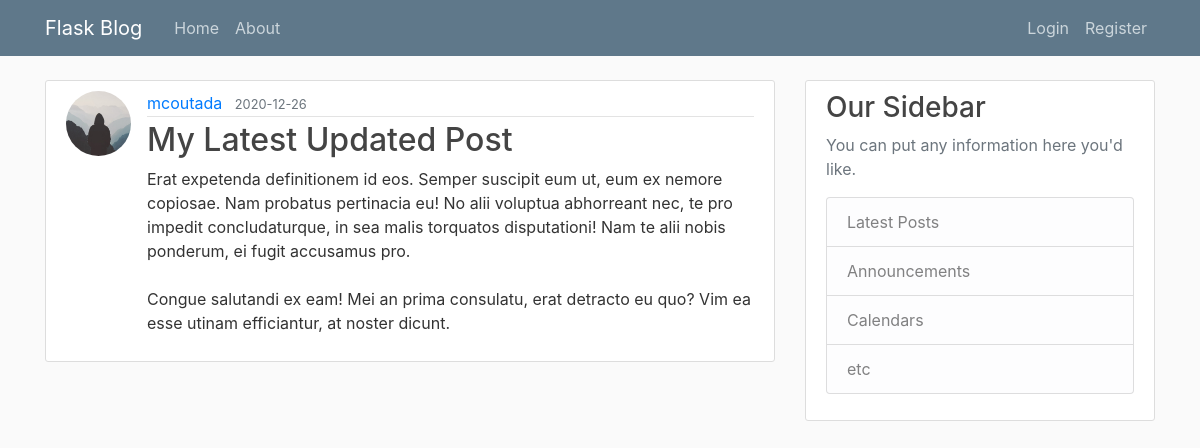
The page /post/25 on the database as committed earlier.
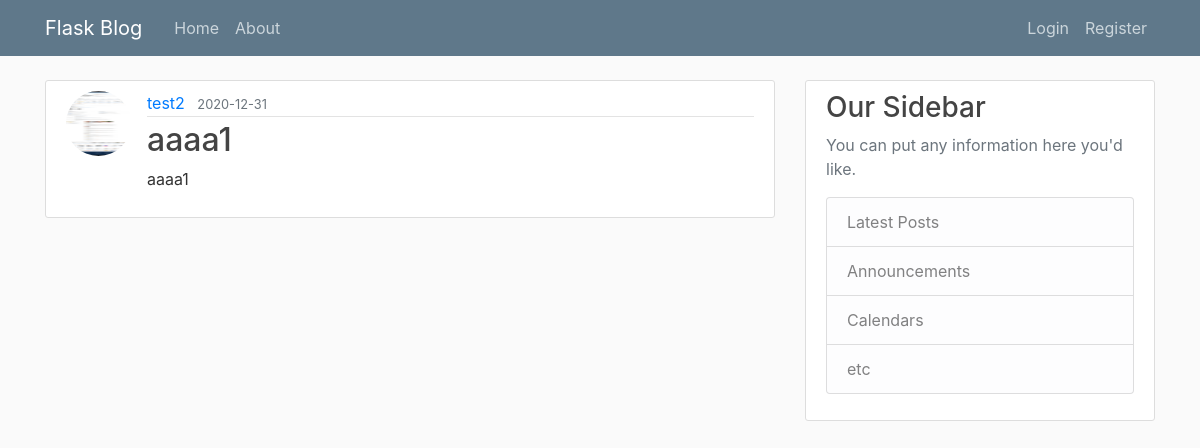
The same page on the database as committed later.
### flaskblog/models.py (models this page shows, shortened)
class User(db.Model, UserMixin):
    id = db.Column(db.Integer, primary_key=True)
    username = db.Column(db.String(20), unique=True, nullable=False)
    email = db.Column(db.String(120), unique=True, nullable=False)
    image_file = db.Column(db.String(20), nullable=False, default="default.jpg")
    password = db.Column(db.String(60), nullable=False)
    posts = db.relationship("Post", backref="author", lazy=True)

class Post(db.Model):
    id = db.Column(db.Integer, primary_key=True)
    title = db.Column(db.String(100), nullable=False)
    date_posted = db.Column(db.DateTime, nullable=False, default=datetime.utcnow)
    content = db.Column(db.Text, nullable=False)
    user_id = db.Column(db.Integer, db.ForeignKey("user.id"), nullable=False)

### flaskblog/posts/routes.py (the view)
@posts.route("/post/<int:post_id>")
def post(post_id):
    post = Post.query.get_or_404(post_id)
    return render_template("post.html", title=post.title, post=post)

### flaskblog/templates/post.html (shortened to what this page needs)
{% extends "layout.html" %}
{% block content %}
<article class="media content-section">
  <img class="rounded-circle article-img"
    src="{{ url_for('static', filename='profile_pics/' + post.author.image_file) }}">
  <div class="media-body">
    <div class="article-metadata">
      <a class="mr-2" href="{{ url_for('users.user_posts', username=post.author.username) }}">{{ post.author.username }}</a>
      <small class="text-muted">{{ post.date_posted.strftime('%Y-%m-%d') }}</small>
    </div>
    <h2 class="article-title">{{ post.title }}</h2>
    <p class="article-content">{{ post.content }}</p>
  </div>
</article>
{% endblock content %}

Rows that differ between the two databases and show on the page:
no longer on this page (row edited): User: image_file (placeholder picture), author.username "mcoutada"
added User: image_file (picture), author.username "test2"
changed Post: date_posted "2020-12-26" → "2020-12-31"; title "My Latest Updated Post" → "aaaa1"; content "Erat expetenda definitionem id eos. Semper suscipit eum ut, eum ex nemore copiosae. Nam probatus pertinacia eu! No alii voluptua abhorreant nec, te pro impedit concludaturque, in sea malis torquatos disputationi! Nam te alii nobis ponderum, ei fugit accusamus pro. Congue salutandi ex eam! Mei an prima consulatu, erat detracto eu quo? Vim ea esse utinam efficiantur, at noster dicunt." → "aaaa1"
